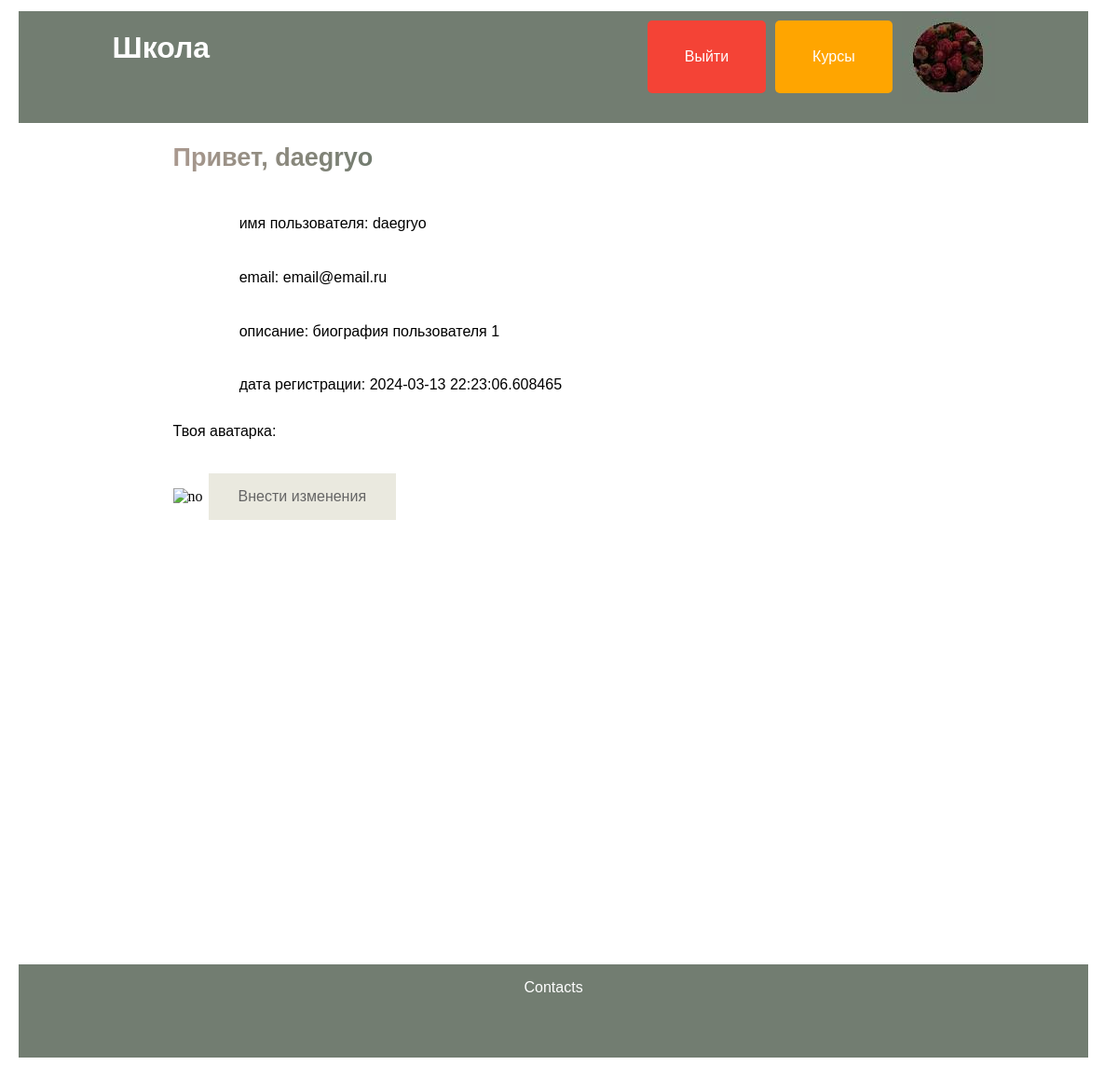
The app's page /home/personal-class/email@email.ru (signed in) with its own data.
### data/users.py (models this page shows, shortened)
class User(SqlAlchemyBase, UserMixin):
    __tablename__ = 'users'
    id = sqlalchemy.Column(sqlalchemy.Integer,
                           primary_key=True, autoincrement=True)
    name = sqlalchemy.Column(sqlalchemy.String, nullable=True)
    about = sqlalchemy.Column(sqlalchemy.String, nullable=True)
    email = sqlalchemy.Column(sqlalchemy.String,
                              index=True, unique=True, nullable=True)
    hashed_password = sqlalchemy.Column(sqlalchemy.String, nullable=True)
    created_date = sqlalchemy.Column(sqlalchemy.DateTime,
                                     default=datetime.datetime.now)
    photo = sqlalchemy.Column(sqlalchemy.String, default='default.jpg')
    user_course = orm.relationship("UserCourse", back_populates='user')

### main.py (the view)
@app.route('/home/personal-class/<email>', methods=['GET', 'POST'])
def personal_class(email):
    form = UploadForm()
    new_email = ''
    for el in email:
        if el != '<' and el != '>':
            new_email += el
    db_sess = db_session.create_session()
    user = db_sess.query(User).filter(User.email == new_email).first()
    return render_template('personal_class.html', user=user, form=form, image=user.photo)

### data/db_session.py (called while the page is built)
def create_session() -> Session:
    global __factory
    return __factory()

### main.py (called while the page is built)
@login_manager.user_loader
def load_user(user_id):
    db_sess = db_session.create_session()
    return db_sess.query(User).get(user_id)

### templates/personal_class.html
{% extends "base.html" %}
{% block content %}
<h2 class="gradient">Привет, {{ user.name }}</h2><br>
<div>
<p class="usernames">имя пользователя: {{ user.name }}</p><br>
<p class="usernames">email: {{ user.email }}</p><br>
<p class="usernames">описание: {{ user.about }}</p><br>
<p class="usernames">дата регистрации: {{ user.created_date }}</p><br>
    </div>
<div>
        <p class="some-text">Твоя аватарка:</p><br>
        <img class='sdvig' src="../../static/users_photo/{{ image }}" alt="no">
    <a class="button1" href="/home/personal-class/{{ user.email }}>/change">Внести изменения</a>
</div>
{% endblock %}

### templates/base.html (shortened to what this page needs)
<!DOCTYPE html>
<html lang="en">
<head>
        <link rel="stylesheet" href="../../../static/styles.css">
</head>
<body>
    <div class="head">
        <a href="/" class="name"><h1 class="name">Школа</h1></a>
        {% if current_user.is_authenticated %}
            <a href="/logout"><button class="logout-button">Выйти</button></a>
            <a href="/home"><button class="courses-button">Курсы</button></a>
            <a href="/home/personal-class/<{{ current_user.email }}>"><img class="avatar" src="../../../static/avatars/{{ current_user.photo }}" alt="no"></a>
    {% else %}
            <a href="/login"><button class="login-button">Войти</button></a>
            <a href="/login/registration"><button class="register-button">Зарегистрироваться</button></a>
            <a href="/home"><button class="courses-button">Курсы</button></a>
    {% endif %}
        </div>
</body>
<main role="main" class="container">
    {% block content %}{% endblock %}
</main>
<footer>
    <div class="footer">
            <p>
                Contacts
            </p>
    </div>
</footer>
</html>

### static/styles.css (style rules this page uses)
a { color: inherit; }
.head { display: flex; flex-direction: row; flex-wrap: wrap; justify-content: center; margin-left: 1%; margin-right: 1%; margin-top: 1%; background-color: rgb(114,125,113); font-family: Verdana, Helvetica, Arial, sans-serif; width: 97%; height: 120px; padding-buttom: 1%; color: #FFFFFF; }
.head img { width: 100px; height: 100px; }
.name { display: inline-block; width: 50%; margin-buttom: 100%; font-family: Verdana, Helvetica, Arial, sans-serif; }
.button1 { background-color: #DDDBCB; border: none; color: black; padding: 16px 32px; text-align: center; font-size: 16px; margin: 4px 2px; opacity: 0.6; transition: 0.3s; display: inline-block; text-decoration: none; cursor: pointer; font-family: Verdana, Helvetica, Arial, sans-serif; }
.footer { margin-left: 1%; margin-right: 1%; margin-top: 40%; text-align: center; display: inline-block; background-color: rgb(114,125,113); color: #FFFFFF; font-family: Verdana, Helvetica, Arial, sans-serif; width: 97%; height: 100px; }
.usernames { display: inline-block; width: 30%; font-family: Verdana, Helvetica, Arial, sans-serif; text-align: left; margin-top: 2%; margin-left: 21%; }
.sdvig { margin-top: 3%; margin-left: 15%; }
.some-text { display: inline-block; font-family: Verdana, Helvetica, Arial, sans-serif; margin-left: 15%; text: center; }
.gradient { font-size: 27px; font-weight: 600; background-image: linear-gradient(to left, #4d685a, #aa998f); color: transparent; background-clip: text; -webkit-background-clip: text; display: inline-block; width: 30%; margin-left: 15%; font-family: Verdana, Helvetica, Arial, sans-serif; }
.login-button, .register-button, .logout-button, .courses-button { padding: 30px 40px; font-size: 16px; cursor: pointer; border: none; border-radius: 5px; margin-right: 10px; margin-top: 10px; }
.logout-button { background-color: #f44336; color: white; }
.courses-button { background-color: #FFA500; color: white; }

### records on screen
User: photo (picture)
User: name "daegryo", email "email@email.ru", about "биография пользователя 1", created_date "2024-03-13 22:23:06.608465"
